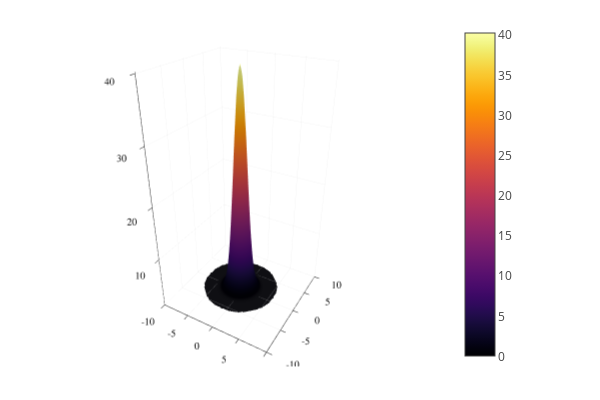

Source (notebook cell):
### Code cell
# The bruteforce integral approach

# Unentangled
initState(q) = initStateFunction(q[1], q[2], 0.5, +1, 0, 0.5, -1, 0)
# Entangled
# initState(q) = 1/sqrt(2) * (initStateFunction(q[1], q[2], 0.5, +1, 0, 0.5, -1, 0) - initStateFunction(q[1], q[2], 0.5, -1, 0, 0.5, +1, 0))
global α
α = 1
m = 1

springPropagator1(qf, qfp, q0, q0p, tf, t0) = freePropagatorC(qf, qfp, q0, q0p, tf, t0) * (1 - im * α * tf / 6 * (-2 * (m * (q0 + qf)^2 + m * (q0p + qfp)^2 + im * tf) + 2*q0*q0p + q0*qfp + q0p*qf + 2*qf*qfp))
initMat = initState.(posMat)
# initMat = round.(initMat, digits = 7)

finalMat = Matrix{ComplexF32}(undef, posVectSize, posVectSize)
finalTime = 1

for xf in pos1Vect, xfp in pos2Vect
	sumPos = 0
	for i in 1:posVectSize
		Threads.@threads for j in 1:posVectSize
			x0 = pos1Vect[i]
			x0p = pos2Vect[j]
			sumPos += freePropagatorC(xf, xfp, x0, x0p, finalTime, 0) * initMat[i, j]
		end
	end
	finalMat[posToIndex(xf), posToIndex(xfp)] = sumPos
end
surface(pos1Vect, pos2Vect, abs2.(finalMat))

### Figure 1 — Plotly figure (JSON) as saved in the notebook; plotly's stock layout.template omitted (floating-point values rounded to 4 significant figures; data arrays with more than 128 entries replaced by an {"elided": "..."} marker saying what was removed)
{"data": [{"colorbar": {"len": 0.9525, "title": "", "x": 0.7578, "y": 0.5139}, "colorscale": {"elided": "256x2 mixed values"}, "name": "y1", "opacity": null, "scene": "scene", "showlegend": false, "showscale": true, "type": "surface", "x": [-10, -9.75, -9.5, -9.25, -9, -8.75, -8.5, -8.25, -8, -7.75, -7.5, -7.25, -7, -6.75, -6.5, -6.25, -6, -5.75, -5.5, -5.25, -5, -4.75, -4.5, -4.25, -4, -3.75, -3.5, -3.25, -3, -2.75, -2.5, -2.25, -2, -1.75, -1.5, -1.25, -1, -0.75, -0.5, -0.25, 0, 0.25, 0.5, 0.75, 1, 1.25, 1.5, 1.75, 2, 2.25, 2.5, 2.75, 3, 3.25, 3.5, 3.75, 4, 4.25, 4.5, 4.75, 5, 5.25, 5.5, 5.75, 6, 6.25, 6.5, 6.75, 7, 7.25, 7.5, 7.75, 8, 8.25, 8.5, 8.75, 9, 9.25, 9.5, 9.75, 10], "xaxis": "x", "y": [-10, -9.75, -9.5, -9.25, -9, -8.75, -8.5, -8.25, -8, -7.75, -7.5, -7.25, -7, -6.75, -6.5, -6.25, -6, -5.75, -5.5, -5.25, -5, -4.75, -4.5, -4.25, -4, -3.75, -3.5, -3.25, -3, -2.75, -2.5, -2.25, -2, -1.75, -1.5, -1.25, -1, -0.75, -0.5, -0.25, 0, 0.25, 0.5, 0.75, 1, 1.25, 1.5, 1.75, 2, 2.25, 2.5, 2.75, 3, 3.25, 3.5, 3.75, 4, 4.25, 4.5, 4.75, 5, 5.25, 5.5, 5.75, 6, 6.25, 6.5, 6.75, 7, 7.25, 7.5, 7.75, 8, 8.25, 8.5, 8.75, 9, 9.25, 9.5, 9.75, 10], "yaxis": "y", "z": {"elided": "81x81 float values"}, "zaxis": "z", "zmax": 40.21, "zmin": 7.025e-35}], "layout": {"annotations": [], "height": 400, "legend": {"bgcolor": "rgba(255, 255, 255, 1.000)", "bordercolor": "rgba(0, 0, 0, 1.000)", "borderwidth": 1, "font": {"color": "rgba(0, 0, 0, 1.000)", "family": "sans-serif", "size": 11}, "title": {"font": {"color": "rgba(0, 0, 0, 1.000)", "family": "sans-serif", "size": 15}, "text": ""}, "tracegroupgap": 0, "traceorder": "normal", "x": 1, "xanchor": "auto", "y": 1, "yanchor": "auto"}, "margin": {"b": 20, "l": 0, "r": 0, "t": 20}, "paper_bgcolor": "rgba(255, 255, 255, 1.000)", "plot_bgcolor": "rgba(255, 255, 255, 1.000)", "scene": {"camera": {"eye": {"x": 1.126, "y": -1.95, "z": 1.3}, "projection": "orthographic"}, "domain": {"x": [0.05101, 0.7578], "y": [0.03762, 0.9902]}, "xaxis": {"gridcolor": "rgba(0, 0, 0, 0.100)", "gridwidth": 0.5, "linecolor": "rgba(0, 0, 0, 1.000)", "mirror": false, "range": [-10, 10], "showgrid": true, "showline": true, "showticklabels": true, "tickangle": 0, "tickcolor": "rgb(0, 0, 0)", "tickfont": {"color": "rgba(0, 0, 0, 1.000)", "family": "sans-serif", "size": 11}, "tickmode": "array", "ticks": "inside", "ticktext": ["-10", "-5", "0", "5", "10"], "tickvals": [-10, -5, 0, 5, 10], "title": "", "titlefont": {"color": "rgba(0, 0, 0, 1.000)", "family": "sans-serif", "size": 15}, "type": "-", "visible": true, "zeroline": false, "zerolinecolor": "rgba(0, 0, 0, 1.000)"}, "yaxis": {"gridcolor": "rgba(0, 0, 0, 0.100)", "gridwidth": 0.5, "linecolor": "rgba(0, 0, 0, 1.000)", "mirror": false, "range": [-10, 10], "showgrid": true, "showline": true, "showticklabels": true, "tickangle": 0, "tickcolor": "rgb(0, 0, 0)", "tickfont": {"color": "rgba(0, 0, 0, 1.000)", "family": "sans-serif", "size": 11}, "tickmode": "array", "ticks": "inside", "ticktext": ["-10", "-5", "0", "5", "10"], "tickvals": [-10, -5, 0, 5, 10], "title": "", "titlefont": {"color": "rgba(0, 0, 0, 1.000)", "family": "sans-serif", "size": 15}, "type": "-", "visible": true, "zeroline": false, "zerolinecolor": "rgba(0, 0, 0, 1.000)"}, "zaxis": {"gridcolor": "rgba(0, 0, 0, 0.100)", "gridwidth": 0.5, "linecolor": "rgba(0, 0, 0, 1.000)", "mirror": false, "range": [7.025e-35, 40.21], "showgrid": true, "showline": true, "showticklabels": true, "tickangle": 0, "tickcolor": "rgb(0, 0, 0)", "tickfont": {"color": "rgba(0, 0, 0, 1.000)", "family": "sans-serif", "size": 11}, "tickmode": "array", "ticks": "inside", "ticktext": ["10", "20", "30", "40"], "tickvals": [10, 20, 30, 40], "title": "", "titlefont": {"color": "rgba(0, 0, 0, 1.000)", "family": "sans-serif", "size": 15}, "type": "-", "visible": true, "zeroline": false, "zerolinecolor": "rgba(0, 0, 0, 1.000)"}}, "showlegend": true, "width": 600}}
